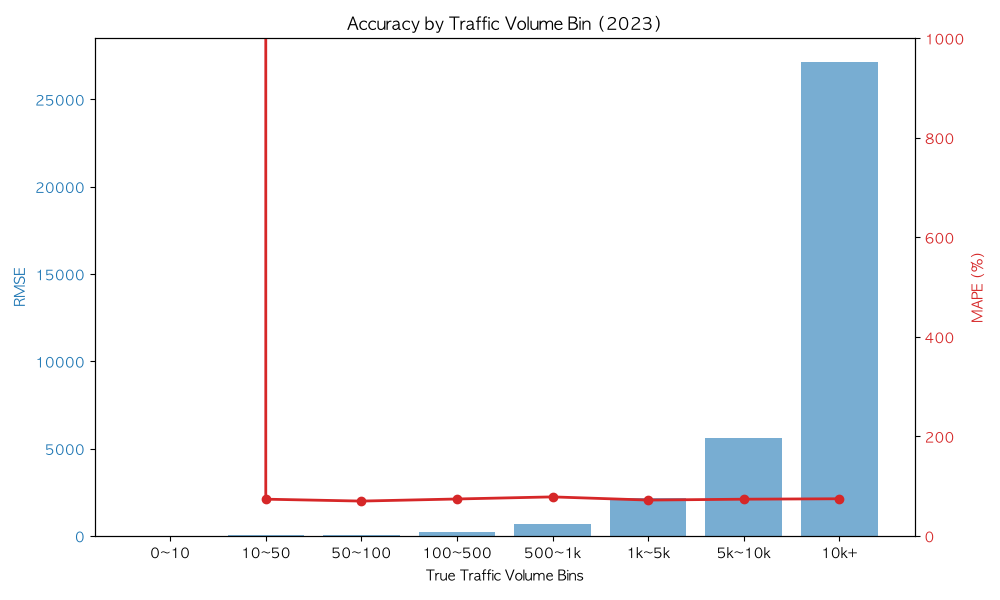

Write Python code to recreate this figure.
import os
import sys
import torch
import numpy as np
import matplotlib.pyplot as plt

current_dir = os.path.dirname(os.path.abspath(__file__))
sys.path.insert(0, os.path.abspath(os.path.join(current_dir, '../src')))
sys.path.insert(0, os.path.abspath(os.path.join(current_dir, '../src/mae-year')))
from models import ODMAE
from dataset import ODDataset
from evaluation.fixed_eval_utils import make_base_data, apply_merge_events

plt.rcParams['font.family'] = 'AppleGothic'
plt.rcParams['axes.unicode_minus'] = False

def load_model(path, d_model=128):
    st = torch.load(path, map_location='cpu')
    if 'model_state_dict' in st:
        st = st['model_state_dict']
    d_model = st['feature_embed.0.weight'].shape[0]
    num_features = st['feature_embed.0.weight'].shape[1]
    has_mask = 'mask_proj.weight' in st
    nhead = st['distance_bias.weight'].shape[1] if 'distance_bias.weight' in st else 4
    has_self_loop = 'self_loop_predictor.0.weight' in st
    
    model = ODMAE(num_features=num_features, d_model=d_model, nhead=nhead, num_layers=4,
                  od_embed_layers=2, use_distance_friction=False, use_self_loop_predictor=has_self_loop,
                  use_mask_channel=has_mask)
    model.load_state_dict(st, strict=False)
    model.eval()
    return model

print("Loading dataset...")
dataset = ODDataset(year='2023')
base_data = make_base_data(dataset)
val_meta_dict = torch.load(os.path.join(current_dir, '../dataset/fixed_eval/fixed_val_meta_2023.pt'), map_location='cpu', weights_only=False)
val_meta = []
for city, tasks in val_meta_dict.items():
    for task_id, samples in tasks.items():
        val_meta.extend(samples)

model = load_model(os.path.join(current_dir, "../best_model/mae:hybrid-86epoch.pth"))
device = torch.device('mps' if torch.backends.mps.is_available() else 'cpu')
model = model.to(device)

np.random.seed(42)
sampled_indices = np.random.choice(len(val_meta), 100, replace=False)

all_y_true = []
all_y_pred = []

print(f"Running inference on {len(val_meta)} samples...")
for idx in sampled_indices:
    meta = val_meta[idx]
    
    sample = apply_merge_events(
        base_data,
        meta['mask_indices'],
        meta['merge_events'],
        hide_indices=base_data['test_indices'],
        imputation_values=None
    )
    
    x_static = sample['X_static'].float().unsqueeze(0).to(device)
    x_dist = sample['X_dist'].float().unsqueeze(0).to(device)
    mask_t = sample['mask'].unsqueeze(0).to(device)
    x_od_masked = sample['X_OD_masked'].float().unsqueeze(0).to(device)
    a_spatial = sample['A_spatial'].float().unsqueeze(0).to(device)
    active_node_mask = sample['active_node_mask'].unsqueeze(0).to(device)
    
    with torch.no_grad():
        pred = model(x_static, x_od_masked, x_dist, a_spatial, mask_t, active_node_mask)
        
    y_true_flat = sample['y_OD_raw'][sample['mask']].cpu().numpy()
    y_pred_flat = pred[0][sample['mask']].cpu().numpy()
    
    # Exponentials since the inputs are log1p scaled
    y_pred_flat = np.expm1(y_pred_flat)
    
    all_y_true.extend(y_true_flat)
    all_y_pred.extend(y_pred_flat)

y_true = np.array(all_y_true)
y_pred = np.array(all_y_pred)

print(f"Total masked pairs evaluated: {len(y_true)}")

bins = [0, 10, 50, 100, 500, 1000, 5000, 10000, np.inf]
bin_labels = ["0~10", "10~50", "50~100", "100~500", "500~1k", "1k~5k", "5k~10k", "10k+"]

rmse_list = []
mape_list = []
counts = []

for i in range(len(bins)-1):
    low, high = bins[i], bins[i+1]
    bin_mask = (y_true >= low) & (y_true < high)
    
    yt = y_true[bin_mask]
    yp = y_pred[bin_mask]
    
    counts.append(len(yt))
    
    if len(yt) > 0:
        rmse = np.sqrt(np.mean((yt - yp)**2))
        mape = np.mean(np.abs(yt - yp) / (yt + 1e-6)) * 100 
    else:
        rmse = 0
        mape = 0
        
    rmse_list.append(rmse)
    mape_list.append(mape)

fig, ax1 = plt.subplots(figsize=(10, 6))

color = 'tab:blue'
ax1.set_xlabel('True Traffic Volume Bins')
ax1.set_ylabel('RMSE', color=color)
ax1.bar(bin_labels, rmse_list, color=color, alpha=0.6, label='RMSE')
ax1.tick_params(axis='y', labelcolor=color)
ax1.set_ylim(bottom=0)

ax2 = ax1.twinx()  
color = 'tab:red'
ax2.set_ylabel('MAPE (%)', color=color)  
ax2.plot(bin_labels, mape_list, color=color, marker='o', linewidth=2, label='MAPE')
ax2.tick_params(axis='y', labelcolor=color)
ax2.set_ylim(bottom=0, top=min(1000, max(mape_list)+10) if counts else 100)

plt.title('Accuracy by Traffic Volume Bin (2023)')
fig.tight_layout()  
plt.savefig(os.path.join(current_dir, 'vis_bin_accuracy.png'))
print(f"Saved vis_bin_accuracy.png")

with open(os.path.join(current_dir, 'vis_bin_accuracy_results.txt'), 'w') as f:
    f.write("Bin\tCount\tRMSE\tMAPE(%)\n")
    for b, c, r, m in zip(bin_labels, counts, rmse_list, mape_list):
        f.write(f"{b}\t{c}\t{r:.2f}\t{m:.2f}\n")
